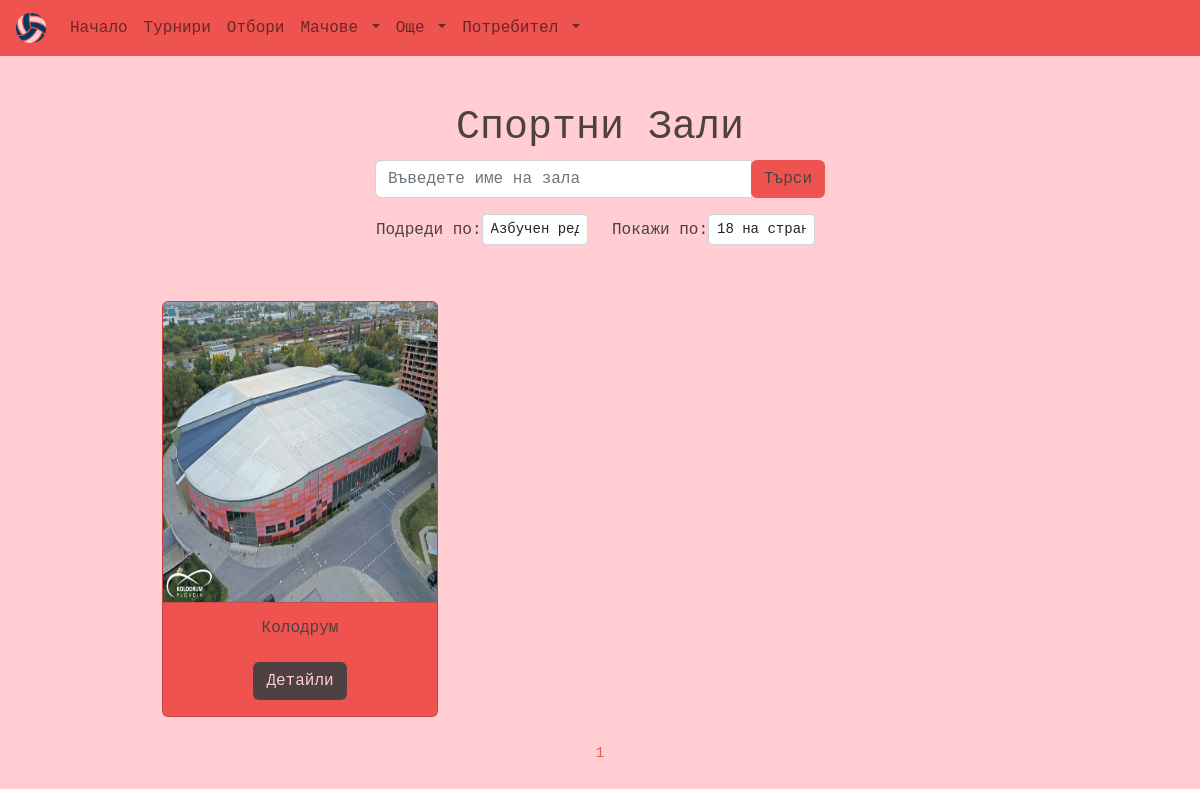
Page /halls/ on the earlier database version.
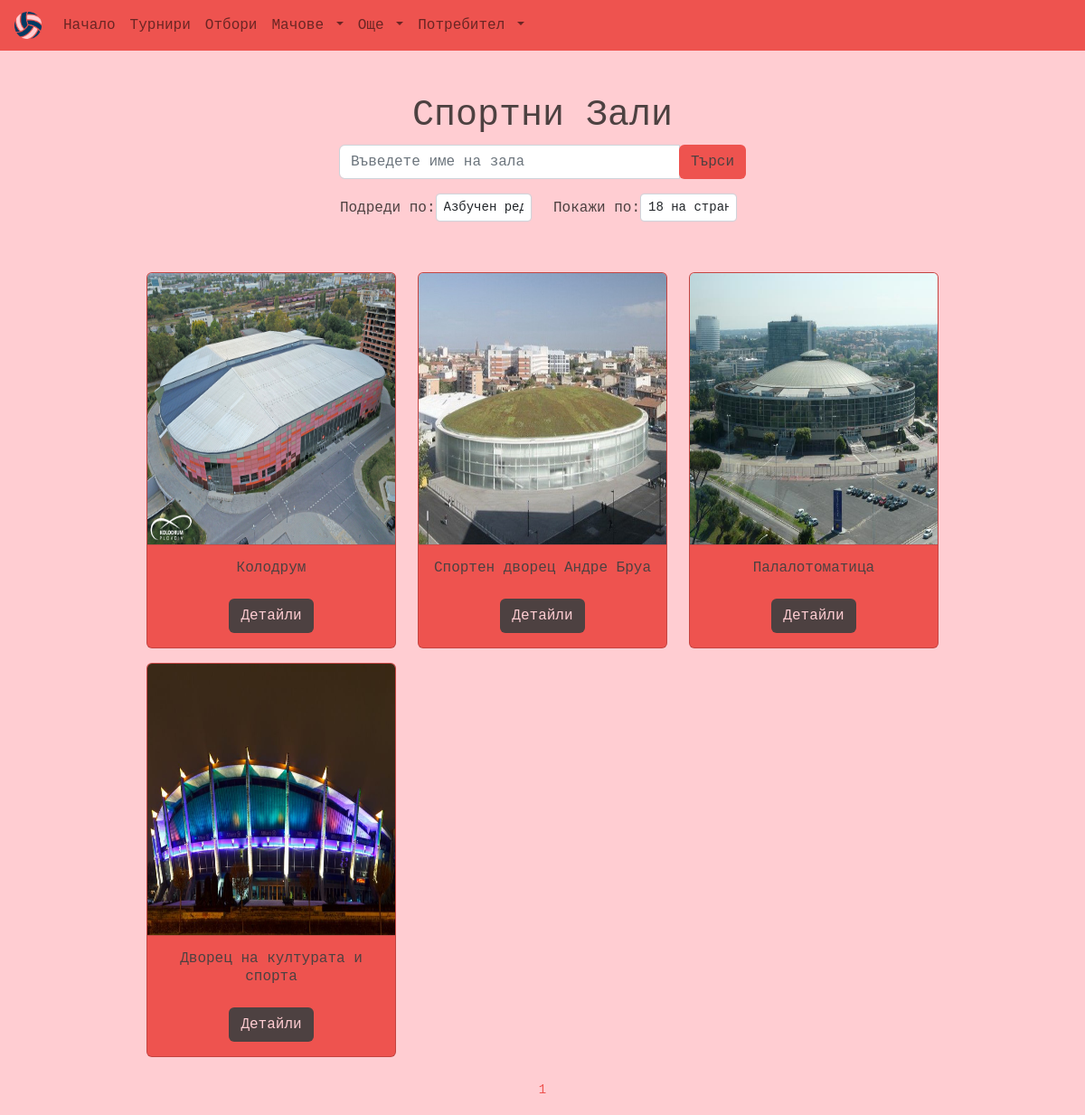
Same page on the later database version.
### main/models.py (models this page shows, shortened)
class Hall(models.Model):
    id = models.UUIDField(primary_key=True, default=uuid.uuid4, editable=False)
    name = models.CharField(max_length=128, null=False, blank=False)
    location = models.CharField(max_length=128, null=False, blank=False)
    max_seats = models.PositiveIntegerField(validators=[MaxValueValidator(50000), MinValueValidator(500)], null=False, blank=False)
    picture = models.ImageField(upload_to="halls_pics", null=True, blank=True)

### main/views/views_halls.py (the view)
# urls.py: path('halls/', views.halls, name='halls'),
def halls(request):
    q = request.GET.get("q") if request.GET.get("q") != None else ""
    get_halls = Hall.objects.filter(
            Q(name__icontains=q)
            | Q(location__icontains=q)
        )
    sort_by = request.GET.get("sort_by")
    if sort_by == "name":
        get_halls = get_halls.order_by("name")
    elif sort_by == "seats":
        get_halls = get_halls.order_by("max_seats")
    elif sort_by == "location":
        get_halls = get_halls.order_by("location")
    show = request.GET.get("show")
    if show == "18":
        items = 18
    elif show == "30":
        items = 30
    elif show == "60":
        items = 60
    else:
        items = 18
    paginator = Paginator(get_halls, items)
    page = request.GET.get("page")
    halls = paginator.get_page(page)
    tournaments = Tournament.objects.all()
    context = {"halls": halls, "tournaments": tournaments}
    return render(request, "main/info_templates/halls.html", context)

### main/templates/main/info_templates/halls.html (shortened to what this page needs)
{% extends 'base.html' %}
{% block content %}
<header class="text-font text-center mt-5">
    <h1>Спортни Зали</h1>
    <div class="col col-md-6 mx-auto">
        <div class="w-75 text-center m-auto">
            <form class="mb-3" method="GET" action="">
                <div class="input-group">
                    <input type="text" autocomplete="off" name="q" class="form-control" placeholder="Въведете име на зала">
                    <div class="input-group-append">
                        <button class="btn btn-main rounded-right" type="submit">Търси</button>
                    </div>
                </div>
                <div class="row d-none d-lg-flex mt-3">
                    <div class="col-6 d-flex align-items-center justify-content-end">
                        <span class="">Подреди по:</span>
                        <select class="form-control form-control-sm w-50 h-50" name="sort_by" onchange="this.form.submit()">
                            <option value="name" {% if request.GET.sort_by == "name" %}selected{% endif %}>
                                Азбучен ред
                            </option>
                        </select>
                    </div>
                    <div class="col-6 d-flex align-items-center">
                        <span class="">Покажи по:</span>
                        <select class="form-control form-control-sm w-50 h-50" name="show" onchange="this.form.submit()">
                            <option value="18" {% if request.GET.show == "18" %}selected{% endif %}>18 на страница</option>
                        </select>
                    </div>
                </div>
            </form>
        </div>
    </div>
</header>
<main class="container-fluid text-font w-75 mt-5 h-100">
    <div class="row d-flex">
        {% for hall in halls %}
        <div class="col-sm-12 col-md-6 col-lg-4 my-2">
            <div class="card bg-main text-center" id="card-{{forloop.counter}}">
                <img class="card-img-top bg-sec" id="image-{{forloop.counter}}" width="150px" height="300px"
                    src="{{hall.picture.url}}" />
                <hr class="m-0">
                <div class="card-body position-relative">
                    <h5 class="h6">
                        {{hall.name}}
                    </h5>
                    <button onclick="showText('card-{{forloop.counter}}')"
                        class="btn btn-font mt-3 text-decoration-none text-font link-font">Детайли</button>
                </div>
            </div>
        </div>
        {% endfor %}
    </div>
    <div class="text-center my-3">
        <small class="text-main">{{halls.number}}</small>
    </div>
</main>
{% endblock %}

Differences in the rows shown:
added Hall: picture (picture), name "Спортен дворец Андре Бруа"
added Hall: picture (picture), name "Палалотоматица"
added Hall: picture (picture), name "Дворец на културата и спорта"
